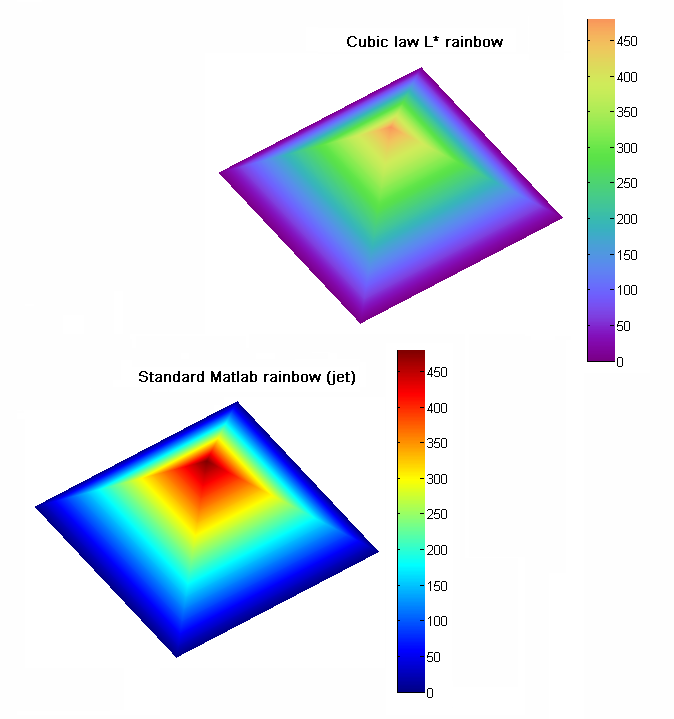
%> input picture utilities/3D/tcell/pmkmp/examples1.png, 674 x 719 px
$ octave --eval "result = Grads(imread('../pmkmp/examples1.png'));"   (GNU Octave 9; MATLAB toolbox functions it lacks are replaced by stand-ins)
%> lines starting %> are read from the running program, lines starting %| are printed output that depends on the picture; in (x1, y1, x2, y2) boxes, pixels count from 0 and x2, y2 are one past the last pixel; in counts of white or black regions, pixels touching at a corner belong together; the program's own positions count from 1
function gradmag = Grads( img1 )
if ndims(img1) == 3
    I = rgb2gray(img1);
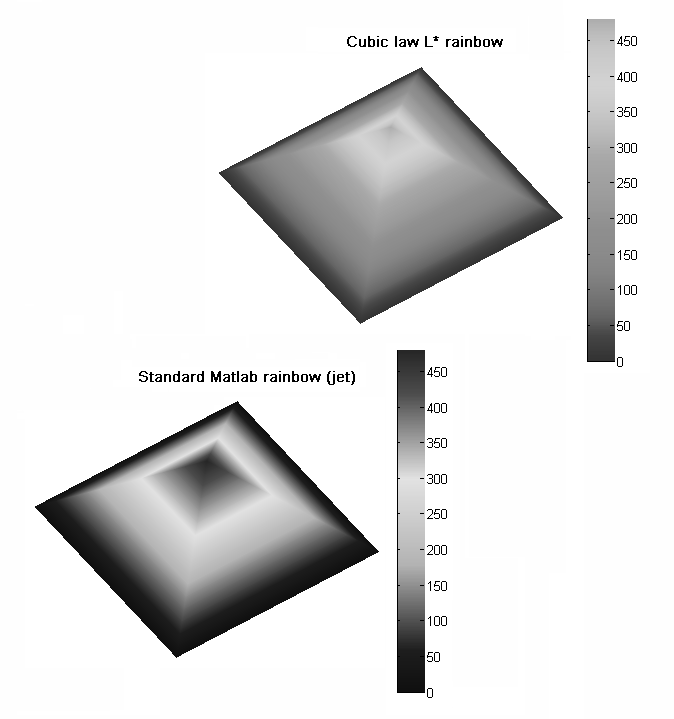
%> I: size 719x674 uint8; min 0, max 255, mean 223.4
else
    I = img1;
end
I=medfilt2(I);

%Gauss filter
sigma=2;
window=double(uint8(3*sigma)*2+2);
H=fspecial('gaussian', window, sigma);
I=imfilter(I,H,'replicate');
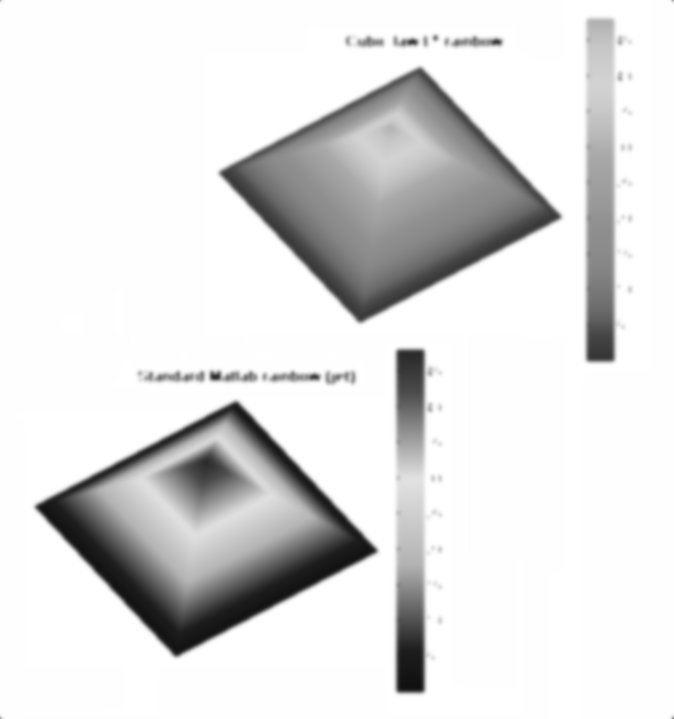
%> I: size 719x674 uint8; min 17, max 255, mean 224.2

%Gradient segmentation
hy = fspecial('sobel');
hx = hy';
Iy = imfilter(double(I), hy, 'replicate');
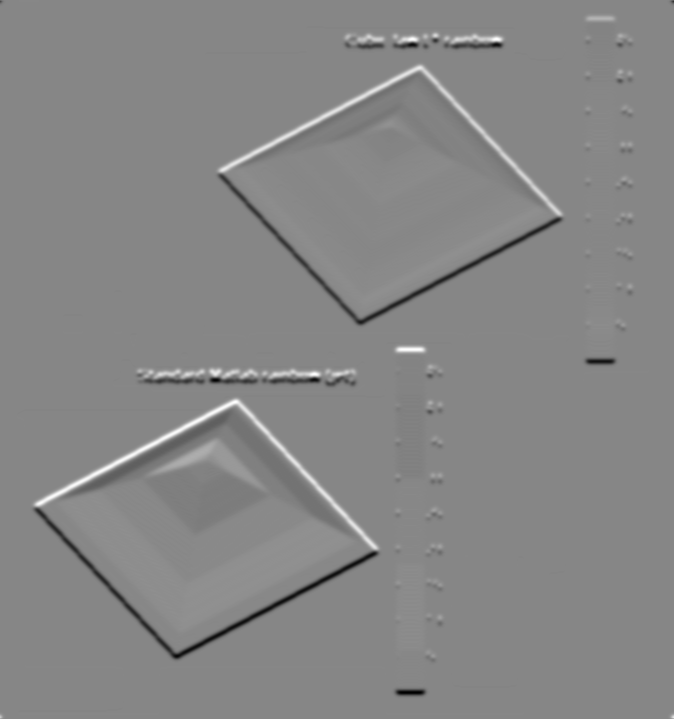
%> Iy: size 719x674 double; min -370, max 332, mean 0; drawn with min black and max white
Ix = imfilter(double(I), hx, 'replicate');
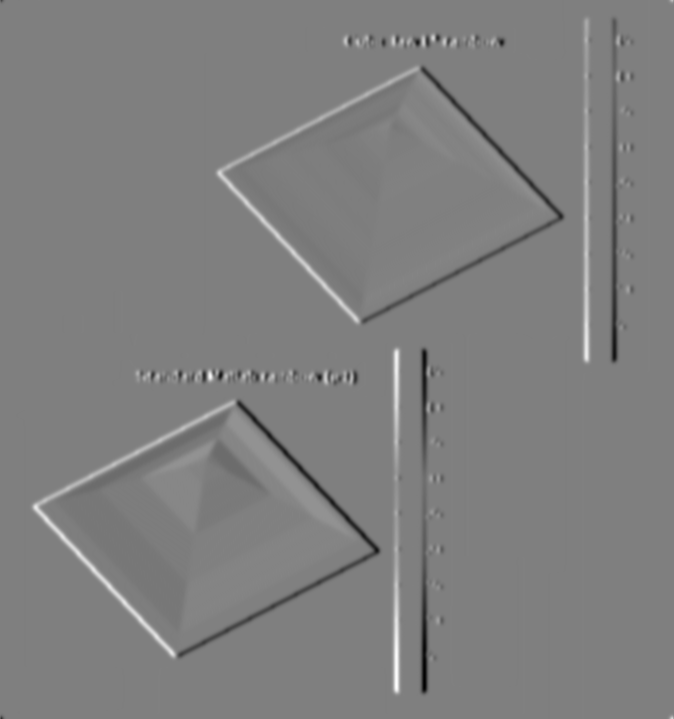
%> Ix: size 719x674 double; min -368, max 368, mean 0; drawn with min black and max white
gradmag = sqrt(Ix.^2 + Iy.^2);
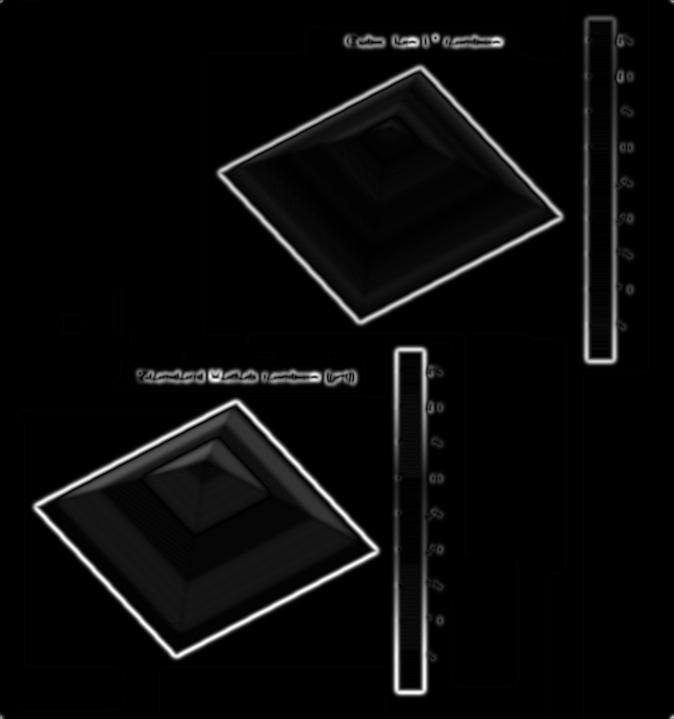
%> gradmag: size 719x674 double; min 0, max 370, mean 14.7; drawn with min black and max white

gradmag(gradmag>20)=255;
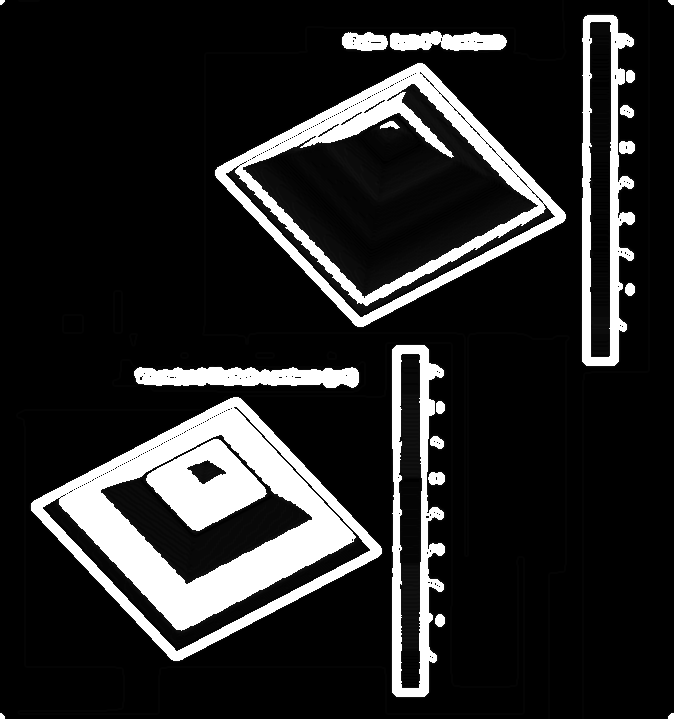
%> gradmag: size 719x674 double; 14.89% of pixels changed, all inside (x1, y1, x2, y2) = (0, 0, 674, 719)
gradmag(gradmag<=20)=0;
%> gradmag: size 719x674 double; 14.9% white; 21 white regions (1 under 20 px), largest, box (x1, y1, x2, y2) and area: (31, 397, 382, 661) 27949, (215, 63, 566, 327) 17132, (392, 345, 445, 697) 7072

end

$ run again, on utilities/3D/tcell/pmkmp/simulations color vision deficieny.png
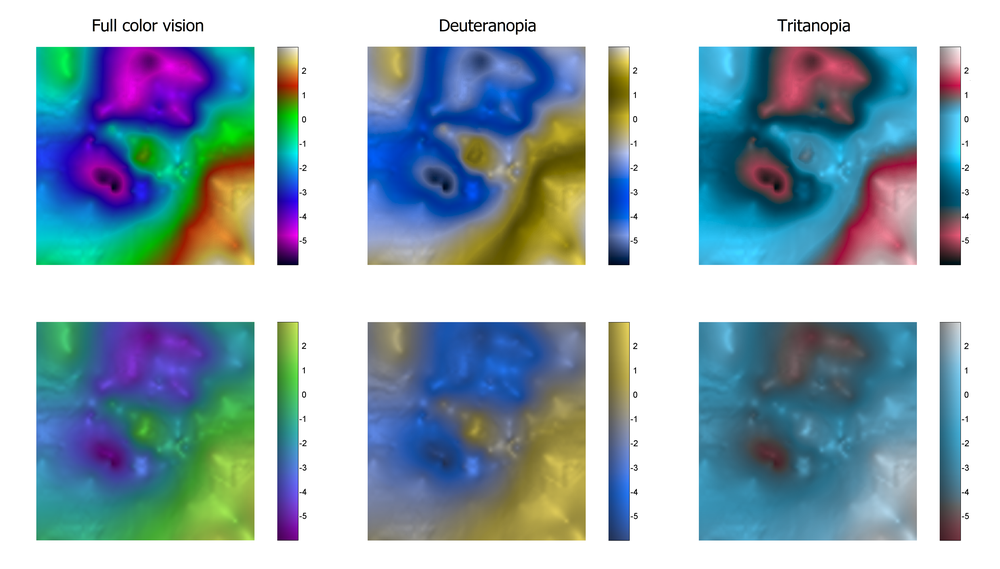
%> input picture utilities/3D/tcell/pmkmp/simulations color vision deficieny.png, 1000 x 569 px, shrunk from 6730 x 3830 before the run
%> in Grads, `Ix = imfilter(double(I), hx, 'replicate');`:
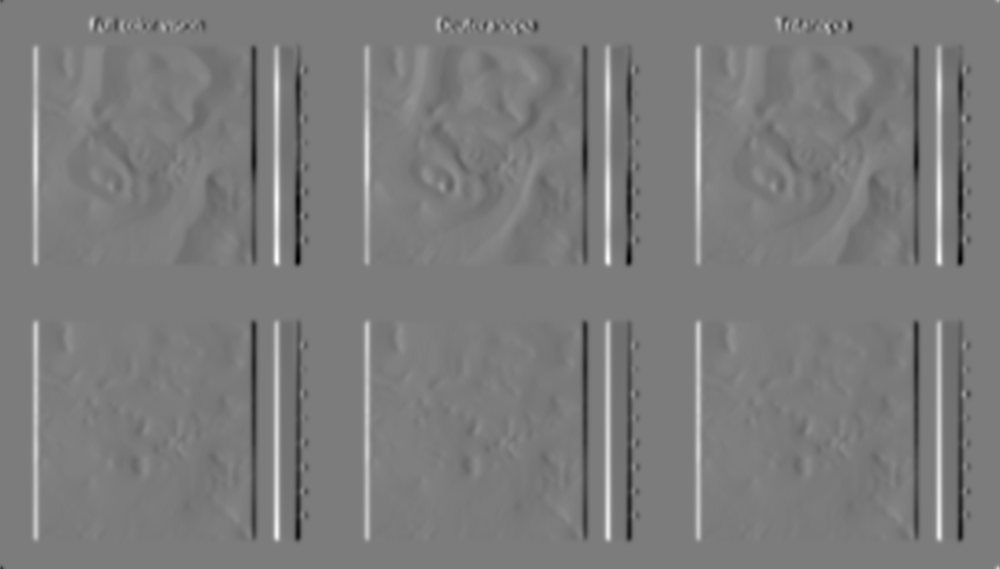
%> Ix: size 569x1000 double; min -341, max 359, mean 0; drawn with min black and max white
%> in Grads, `gradmag(gradmag>20)=255;`:
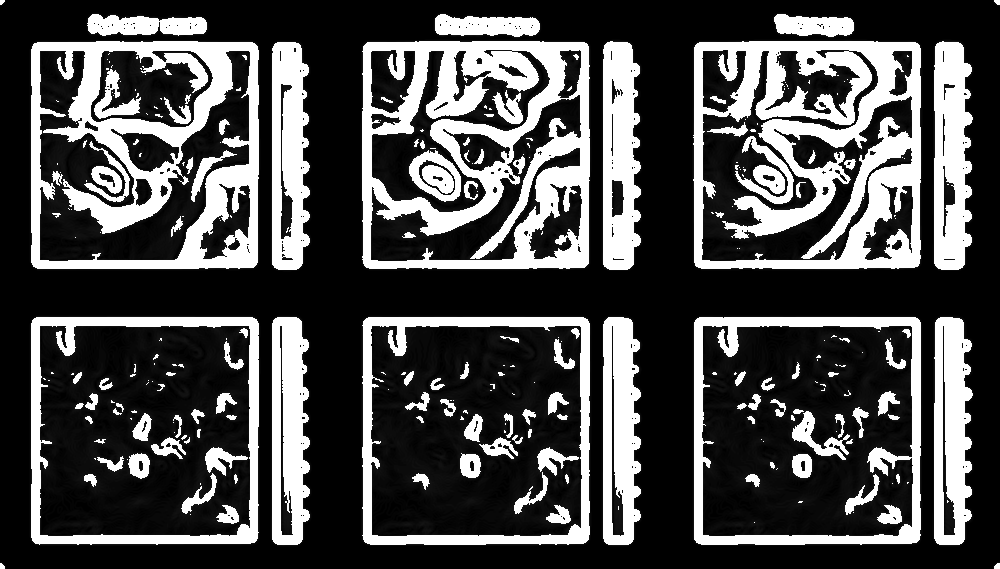
%> gradmag: size 569x1000 double; min 0, max 255, mean 77.8

$ run again, on utilities/3D/tcell/pmkmp/spectrum vs cubicYF.png
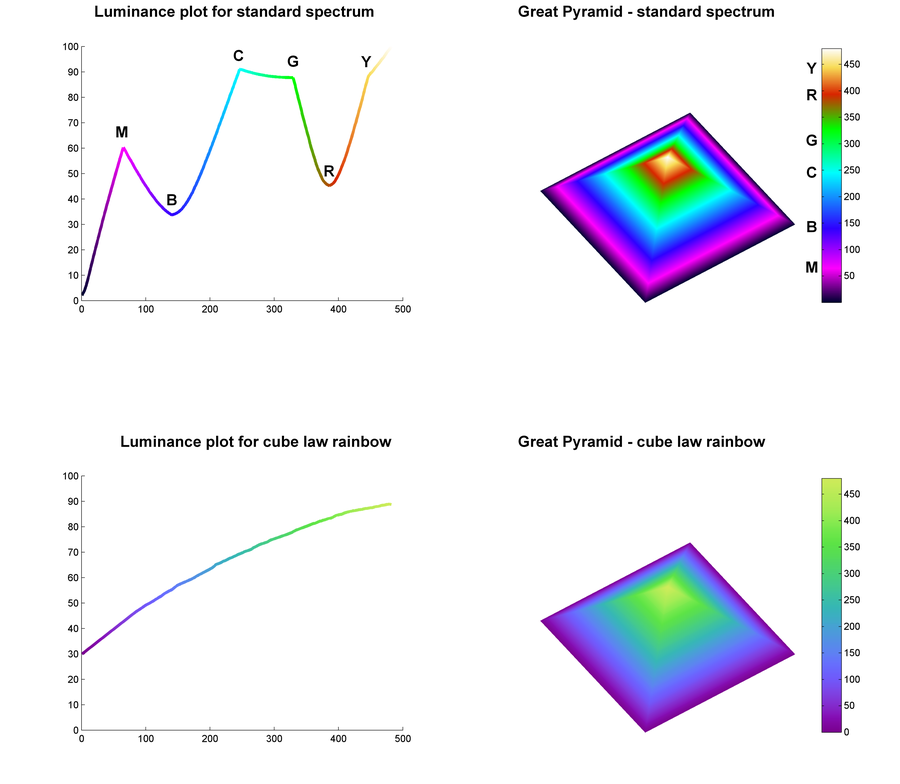
%> input picture utilities/3D/tcell/pmkmp/spectrum vs cubicYF.png, 900 x 784 px, shrunk from 6496 x 5660 before the run
%> in Grads, `Ix = imfilter(double(I), hx, 'replicate');`:
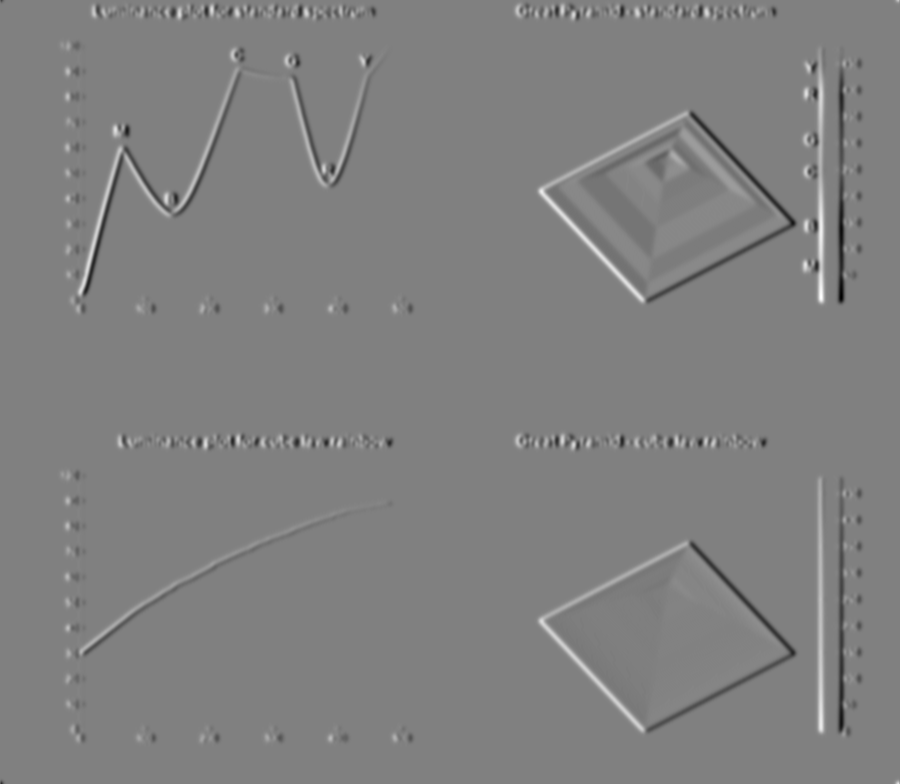
%> Ix: size 784x900 double; min -350, max 342, mean 0; drawn with min black and max white
%> in Grads, `gradmag(gradmag>20)=255;`:
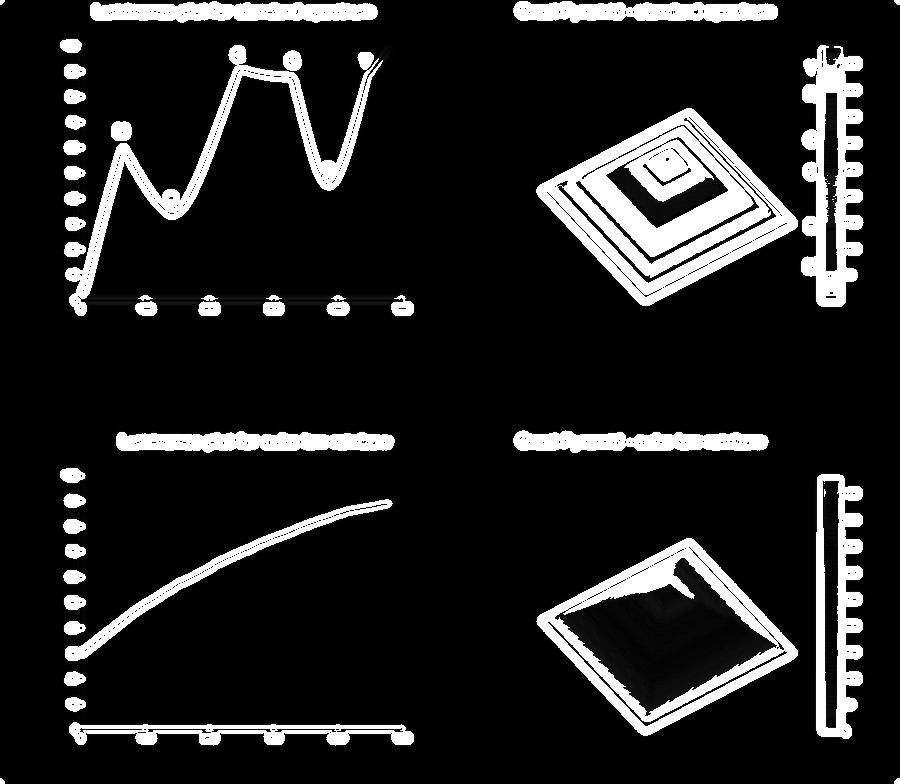
%> gradmag: size 784x900 double; min 0, max 255, mean 34
